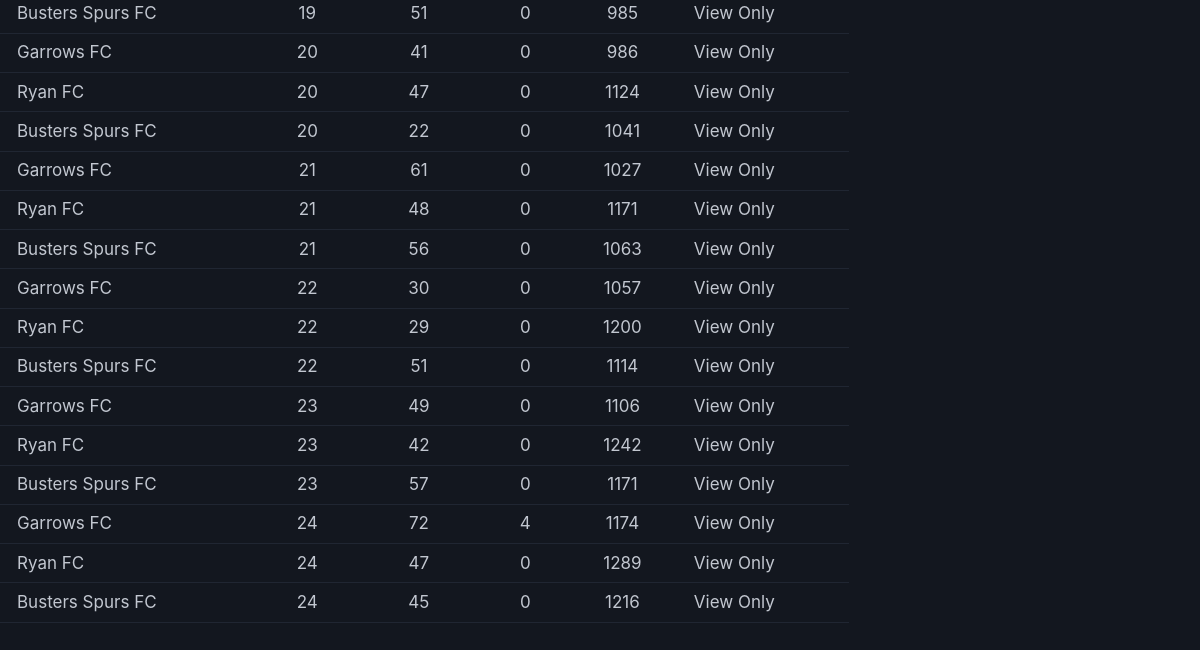
Before: /scores (lower part) with the older database file.
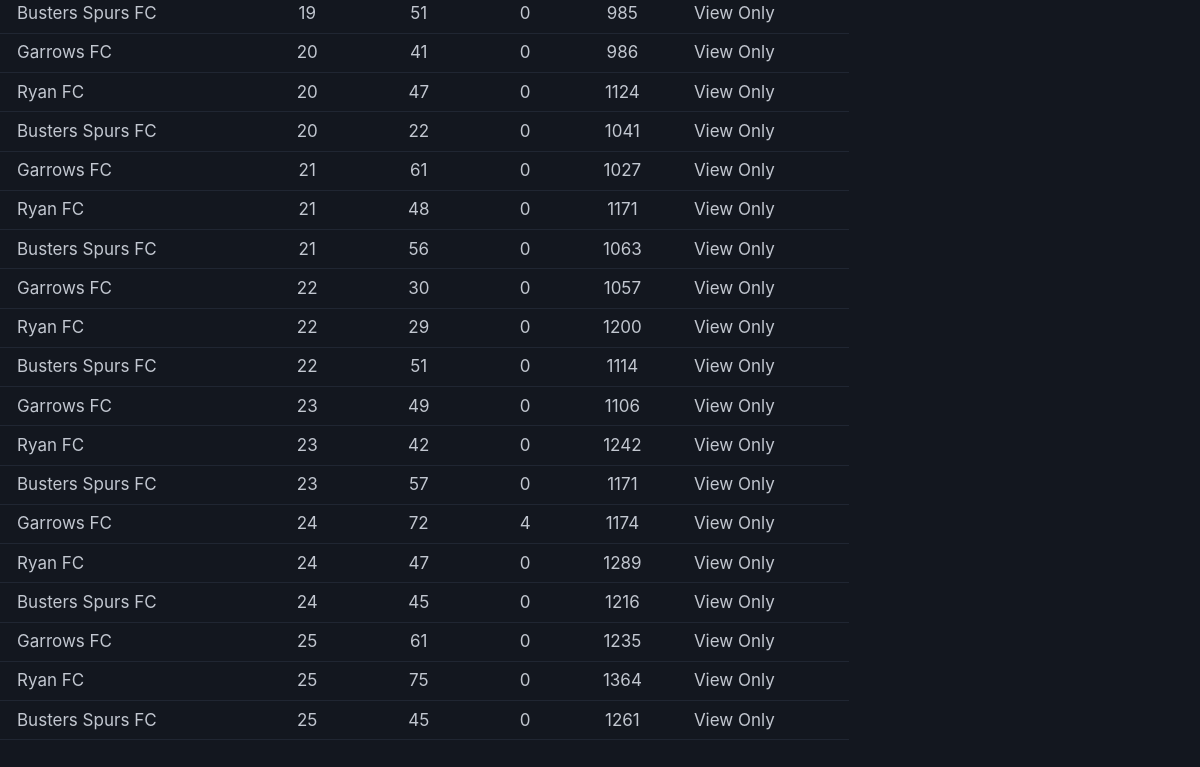
After: the same page with the newer database file.
### models.py (models this page shows)
class Score(SQLModel, table=True):
    __tablename__ = "scores"
    id: int | None = Field(default=None, primary_key=True)
    player_id: int = Field(foreign_key="players.id")
    gameweek: int = Field(
        sa_column=Column(Integer, CheckConstraint("gameweek >= 1 AND gameweek <= 38"))
    )
    week_points: int = Field(
        sa_column=Column(Integer, CheckConstraint("week_points >= 0"))
    )
    week_cost: int = Field(sa_column=Column(Integer, CheckConstraint("week_cost >= 0")))
    overall_points: int = Field(
        sa_column=Column(Integer, CheckConstraint("overall_points >= 0")), default=0
    )
    player: Player = Relationship(back_populates="scores")
    model_config = ConfigDict(from_attributes=True)

class Player(SQLModel, table=True):
    __tablename__ = "players"
    id: int | None = Field(default=None, primary_key=True)
    name: str
    team: str
    scores: list["Score"] = Relationship(back_populates="player")
    model_config = ConfigDict(from_attributes=True)

### main.py (the view)
@app.get("/scores")
def scores(
    request: Request,
    session: Session = session,
    player_id: Optional[str] = Query(None),
    gameweek: Optional[str] = Query(None),
):
    query = select(Score)
    player_id_int = None
    gameweek_int = None
    if player_id and player_id.strip():
        try:
            player_id_int = int(player_id)
            query = query.where(Score.player_id == player_id_int)
        except ValueError:
            pass  # Ignore invalid integers
    if gameweek and gameweek.strip():
        try:
            gameweek_int = int(gameweek)
            query = query.where(Score.gameweek == gameweek_int)
        except ValueError:
            pass  # Ignore invalid integers
    scores = session.exec(query).all()
    players = session.exec(select(Player)).all()
    all_scores = session.exec(select(Score)).all()
    gameweeks = [s.gameweek for s in all_scores] if all_scores else [0]
    max_gameweek = max(gameweeks) if gameweeks else 0
    next_gameweek = max_gameweek + 1
    context = {
        "request": request,
        "scores": scores,
        "players": players,
        "max_gameweek": max_gameweek,
        "next_gameweek": next_gameweek,
        "title": "Scores",
        "player_id": player_id_int,
        "gameweek": gameweek_int,
    }
    context = add_auth_context(request, context)
    return templates.TemplateResponse(request, "scores.html", context)

### templates/scores.html (shortened to what this page needs)
{% extends 'base.html' %}
{% block content %}
<section>
  <div class="table-container">
    <table class="scores-table">
      <tbody>
        {% for score in scores %}
        <tr>
          <td>{{ score.player.team }}</td>
          <td>{{ score.gameweek }}</td>
          <td>{{ score.week_points }}</td>
          <td>{{ score.week_cost }}</td>
          <td>{{ score.overall_points }}</td>
          <td>
            {% if is_admin %}
            <div class="action-buttons">
              <button class="primary"
                onclick="editScore('{{ score.id }}', '{{ score.player.id }}', '{{ score.gameweek }}', '{{ score.week_points }}', '{{ score.week_cost }}')">
                Edit
              </button>
              <form method="post" action="/scores/{{ score.id }}/delete"
                onsubmit="return confirm('Are you sure you want to delete this score?')">
                <button type="submit" class="secondary">
                  Delete
                </button>
              </form>
            </div>
            {% else %}
            <span class="text-muted">View Only</span>
            {% endif %}
          </td>
        </tr>
        {% endfor %}
      </tbody>
    </table>
  </div>
</section>
{% endblock %}

### templates/base.html (shortened to what this page needs)
<!DOCTYPE html>
<html lang="en" data-theme="dark">
<head>
  <link rel="stylesheet" href="{{url_for('static', path='/pico.min.css')}}">
  <link rel="stylesheet" href="{{url_for('static', path='/pico_custom.css')}}">
  <link rel="stylesheet" href="{{url_for('static', path='/styles.css')}}">
</head>
<body>
  <main>
    {% block content %}
    {% endblock %}
  </main>
</body>
</html>

### static/pico_custom.css (style rules this page uses)
:root { --pico-font-family-sans-serif: Inter, system-ui, "Segoe UI", Roboto, Oxygen, Ubuntu, Cantarell, Helvetica, Arial, "Helvetica Neue", sans-serif, var(--pico-font-family-emoji); --pico-font-size: 100%; --pico-line-height: 1.25; --pico-form-element-spacing-vertical: 0.5rem; --pico-form-element-spacing-horizontal: 1.0rem; --pico-border-radius: 0.375rem; }
@media (min-width: 576px) { :root { --pico-font-size: 100%; } }
@media (min-width: 768px) { :root { --pico-font-size: 100%; } }
@media (min-width: 1024px) { :root { --pico-font-size: 106.25%; } }
@media (min-width: 1200px) { table { font-size: 1rem; } }

Changed rows visible on the page:
added Score: player.team "Garrows FC", gameweek "25", week_points "61", week_cost "0", overall_points "1235"
added Score: player.team "Ryan FC", gameweek "25", week_points "75", week_cost "0", overall_points "1364"
added Score: player.team "Busters Spurs FC", gameweek "25", week_points "45", week_cost "0", overall_points "1261"
